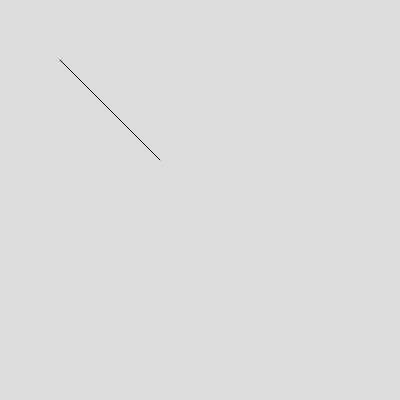
Frame 1 (no input)
Frame 60 (no input): identical to frame 1, image omitted
Frame 120 (the mouse pressed at the canvas centre since frame 60): identical to frame 1, image omitted

The p5.js sketch that drew this single still picture (run headless with seeded random() and noise() and a simulated clock; from frame 60 on, the mouse is pressed at the canvas centre):

// p5.js sketch
// ── sketch.js
function setup() {
  createCanvas(400, 400);
}

function draw() {
  background(220);
  line(160,160,60,60)
}
